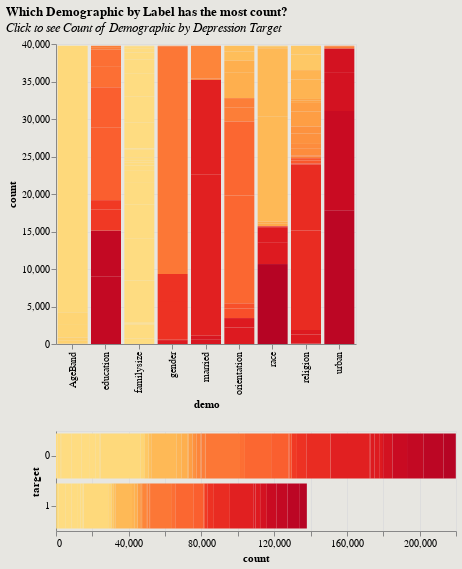

Source (notebook cell):
### Code cell
total_participation_viz=alt.vconcat(hist1, hist2).properties(
    title={
      "text": ["Which Demographic by Label has the most count?"], 
      "subtitle": ["Click to see Count of Demographic by Depression Target"],
      "subtitleFontSize":13,
      'subtitleFontStyle':'italic',
      "color": "black",
      "subtitleColor": "black"
    }
).configure(background='#E7E6E1')
total_participation_viz

### Figure 1 — Vega-Lite specification as saved in the notebook (floating-point values rounded to 4 significant figures; data arrays with more than 128 entries replaced by an {"elided": "..."} marker saying what was removed)
{"config": {"view": {"continuousWidth": 400, "continuousHeight": 300}, "background": "#E7E6E1"}, "vconcat": [{"mark": "bar", "encoding": {"color": {"condition": {"field": "label_var", "legend": null, "scale": {"scheme": "yelloworangered"}, "type": "nominal", "selection": "selector005"}, "value": "grey"}, "tooltip": [{"field": "demo", "title": "demo", "type": "nominal"}, {"field": "count", "title": "count", "type": "quantitative"}, {"field": "label_var", "title": "label_var", "type": "nominal"}], "x": {"field": "demo", "type": "nominal"}, "y": {"field": "count", "type": "quantitative"}}, "height": 300, "selection": {"selector005": {"type": "multi", "fields": ["demo", "label_var"]}}, "width": 300}, {"mark": "bar", "encoding": {"color": {"field": "label_var", "legend": null, "scale": {"scheme": "yellowgreenblue"}, "type": "nominal"}, "tooltip": [{"field": "target", "title": "target", "type": "nominal"}, {"field": "label_var", "title": "label_var", "type": "nominal"}, {"field": "demo", "title": "demo", "type": "nominal"}], "x": {"field": "count", "type": "quantitative"}, "y": {"field": "target", "type": "nominal"}}, "height": 100, "selection": {"selector005": {"type": "multi", "fields": ["demo", "label_var"]}}, "transform": [{"filter": {"selection": "selector005"}}], "width": 400}], "data": {"name": "data-a29a14549866e068b76c2b46417b3bee"}, "title": {"text": ["Which Demographic by Label has the most count?"], "subtitle": ["Click to see Count of Demographic by Depression Target"], "subtitleFontSize": 13, "subtitleFontStyle": "italic", "color": "black", "subtitleColor": "black"}, "$schema": "https://vega.github.io/schema/vega-lite/v4.17.0.json", "datasets": {"data-a29a14549866e068b76c2b46417b3bee": {"elided": "135 records"}}}
